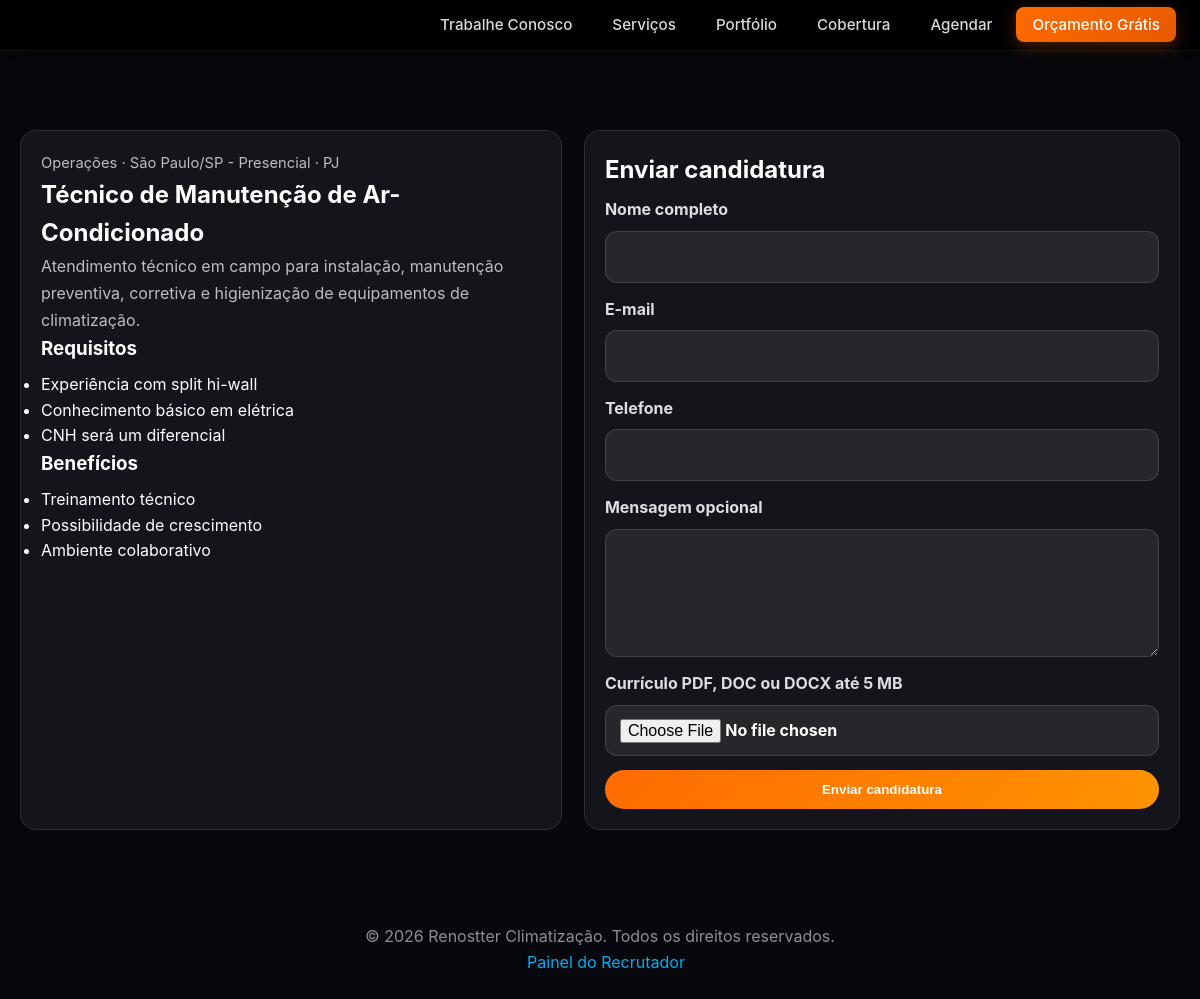
The app's page /candidatar/?vaga=1 with its own data.
### tables this page shows
create table if not exists vagas (
    id int auto_increment primary key,
    titulo varchar(150) not null,
    descricao text not null,
    requisitos text,
    beneficios text,
    localidade varchar(100),
    tipo_contrato enum('CLT','PJ','Estágio','Freelancer') not null,
    area varchar(100),
    status enum('aberta','pausada','preenchida') default 'aberta',
    data_expiracao date null,
    data_criacao timestamp default current_timestamp,
    updated_at timestamp default current_timestamp on update current_timestamp,
    index idx_vagas_status (status),
    index idx_vagas_area (area),
    index idx_vagas_tipo (tipo_contrato),
    fulltext index ft_vagas_busca (titulo, descricao)
);

### includes/bootstrap.php (called while the page is built, shortened)
<?php
$configPath = __DIR__ . '/config.php';
if (!file_exists($configPath)) {
    $configPath = __DIR__ . '/config.example.php';
}
$config = require $configPath;
function config_value(string $path, mixed $default = null): mixed
{
    global $config;
    $value = $config;
    foreach (explode('.', $path) as $part) {
        $value = $value[$part];
    }
    return $value;
}
function db(): PDO
{
    $db = config_value('db');
    $dsn = sprintf('mysql:host=%s;dbname=%s;charset=%s', $db['host'], $db['database'], $db['charset'] ?? 'utf8mb4');
    $pdo = new PDO($dsn, $db['user'], $db['password'], [
        PDO::ATTR_ERRMODE => PDO::ERRMODE_EXCEPTION,
        PDO::ATTR_DEFAULT_FETCH_MODE => PDO::FETCH_ASSOC,
        PDO::ATTR_EMULATE_PREPARES => false,
    ]);
    return $pdo;
}
function e(?string $value): string
{
    return htmlspecialchars((string) $value, ENT_QUOTES | ENT_SUBSTITUTE, 'UTF-8');
}
function split_lines(?string $text): array
{
    return array_values(array_filter(array_map('trim', preg_split('/\R/', (string) $text))));
}

### candidatar/index.php (the view, shortened to what this page needs)
<?php
require_once __DIR__ . '/../includes/bootstrap.php';
require_once __DIR__ . '/../includes/layout.php';
$vagaId = (int) ($_GET['vaga'] ?? $_POST['vaga_id'] ?? 0);
$stmt = db()->prepare("select * from vagas where id = :id and status = 'aberta' and (data_expiracao is null or data_expiracao >= curdate())");
$stmt->execute(['id' => $vagaId]);
$vaga = $stmt->fetch();
?>
<main class="careers-page-main">
    <div class="careers-page-container">
        <?php if (!$vaga): ?>
            <section class="careers-card">
                <h1>Vaga indisponível</h1>
                <p>Esta vaga não está aberta ou não foi encontrada.</p>
                <a class="careers-btn careers-btn-primary" href="/trabalhe-conosco/">Ver vagas abertas</a>
            </section>
        <?php else: ?>
            <div class="application-grid">
                <section class="careers-card">
                    <p class="careers-meta"><?= e($vaga['area']) ?> · <?= e($vaga['localidade']) ?> · <?= e($vaga['tipo_contrato']) ?></p>
                    <h1><?= e($vaga['titulo']) ?></h1>
                    <p><?= nl2br(e($vaga['descricao'])) ?></p>
                    <?php if ($vaga['requisitos']): ?>
                        <h3>Requisitos</h3>
                        <ul><?php foreach (split_lines($vaga['requisitos']) as $line): ?><li><?= e($line) ?></li><?php endforeach; ?></ul>
                    <?php endif; ?>
                    <?php if ($vaga['beneficios']): ?>
                        <h3>Benefícios</h3>
                        <ul><?php foreach (split_lines($vaga['beneficios']) as $line): ?><li><?= e($line) ?></li><?php endforeach; ?></ul>
                    <?php endif; ?>
                </section>
                <section class="careers-card">
                    <h2>Enviar candidatura</h2>
                    <form class="application-form" method="post" enctype="multipart/form-data" novalidate>
                        <label>Nome completo
                            <input class="careers-input" name="nome" required value="<?= e($_POST['nome'] ?? '') ?>">
                        </label>
                        <label>E-mail
                            <input class="careers-input" type="email" name="email" required value="<?= e($_POST['email'] ?? '') ?>">
                        </label>
                        <label>Telefone
                            <input class="careers-input" name="telefone" value="<?= e($_POST['telefone'] ?? '') ?>">
                        </label>
                        <label>Mensagem opcional
                            <textarea class="careers-textarea" name="mensagem" rows="4"><?= e($_POST['mensagem'] ?? '') ?></textarea>
                        </label>
                        <label>Currículo PDF, DOC ou DOCX até 5 MB
                            <input class="careers-input" type="file" name="curriculo" accept=".pdf,.doc,.docx" required>
                        </label>
                        <button class="careers-btn careers-btn-primary" type="submit">Enviar candidatura</button>
                    </form>
                </section>
            </div>
        <?php endif; ?>
    </div>
</main>

### styles.css (style rules this page uses)
:root { --blue: #00AEEF; --blue-dark: #0088CC; --blue-light: #E8F8FF; --orange: #FF6B00; --orange-dark: #E55A00; --dark: #0A0E1A; --dark-2: #111827; --dark-3: #1F2937; --gray: #6B7280; --gray-light: #F3F4F6; --white: #FFFFFF; --radius: 16px; --ease-spring: cubic-bezier(0.175, 0.885, 0.32, 1.275); --ease-smooth: cubic-bezier(0.25, 1, 0.5, 1); --ease-express: cubic-bezier(0.85, 0, 0.15, 1); --shadow: 0 4px 24px rgba(0, 0, 0, 0.08); --shadow-lg: 0 20px 60px rgba(0, 0, 0, 0.15); --transition: 0.4s var(--ease-smooth); }
*, *::before, *::after { box-sizing: border-box; margin: 0; padding: 0; }
html { scroll-behavior: smooth; font-size: 16px; }
body { font-family: 'Inter', sans-serif; color: var(--dark); background: var(--white); overflow-x: hidden; line-height: 1.6; }

### assets/css/careers-pages.css (style rules this page uses)
.careers-page-body { background: #07080d; color: #fff; min-height: 100vh; }
.careers-page-main { padding: 130px 20px 64px; }
.careers-page-container { width: min(1160px, 100%); margin: 0 auto; }
.careers-filter-card, .careers-card, .admin-card { border: 1px solid rgba(255,255,255,.1); border-radius: 16px; background: rgba(255,255,255,.055); padding: 20px; }
.careers-input, .careers-select, .careers-textarea { width: 100%; border: 1px solid rgba(255,255,255,.12); border-radius: 12px; background: rgba(255,255,255,.08); color: #fff; padding: 12px 14px; font: inherit; }
.careers-btn { border: 0; border-radius: 999px; padding: 12px 18px; font-weight: 800; cursor: pointer; text-decoration: none; display: inline-flex; align-items: center; justify-content: center; }
.careers-btn-primary { background: linear-gradient(135deg, #ff6b00, #ff9400); color: #fff; }
.careers-card h2, .careers-card h3, .admin-card h2 { margin: 0 0 8px; }
.careers-meta { color: rgba(255,255,255,.62); font-size: .92rem; }
.careers-card p, .careers-empty, .careers-help { color: rgba(255,255,255,.72); line-height: 1.7; }
.application-grid { display: grid; grid-template-columns: 1fr 1.1fr; gap: 22px; }
.application-form, .admin-form { display: grid; gap: 14px; }
.application-form label, .admin-form label { display: grid; gap: 8px; color: rgba(255,255,255,.86); font-weight: 700; }

### records on screen
vagas: area "Operações", localidade "São Paulo/SP - Presencial", tipo_contrato "PJ", titulo "Técnico de Manutenção de Ar-Condicionado", descricao "Atendimento técnico em campo para instalação, manutenção preventiva, corretiva e higienização de equipamentos de climatização.", requisitos "Experiência com split hi-wall", requisitos "Conhecimento básico em elétrica", requisitos "CNH será um diferencial", beneficios "Treinamento técnico", beneficios "Possibilidade de crescimento", beneficios "Ambiente colaborativo"
